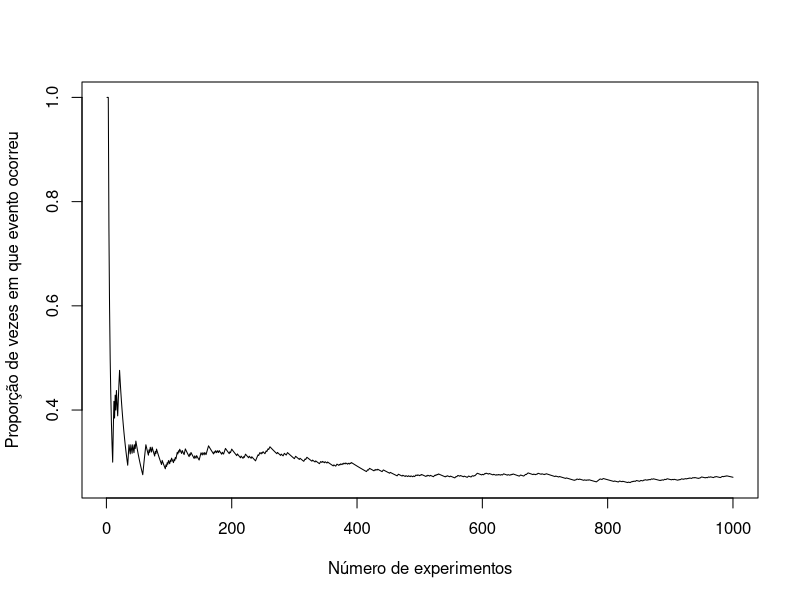

Here is the R script that generated this plot:
## ---- chunk 1
n <- 1000
p <- 0.25
props = cumsum(rbinom(n,1,p))/(1:n)
plot(props, 
     type='l',
     xlab="Número de experimentos",
     ylab="Proporção de vezes em que evento ocorreu")
